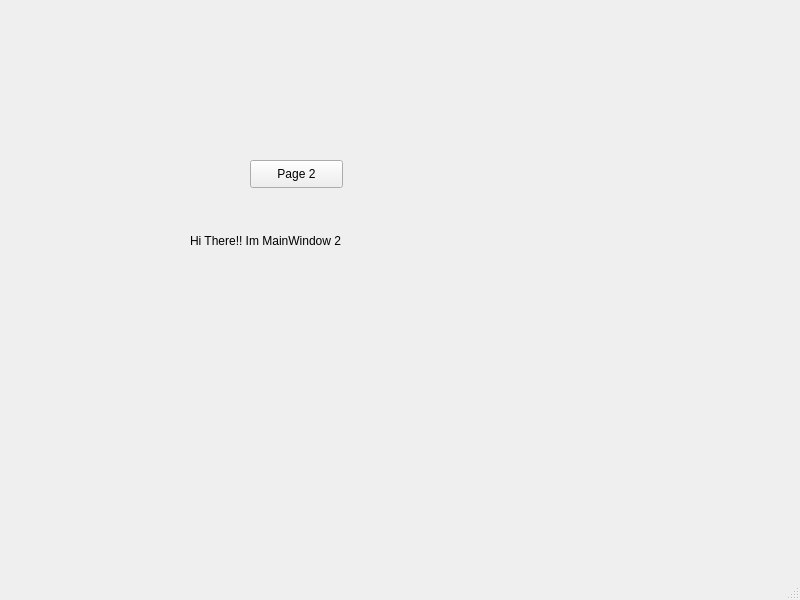
<?xml version="1.0" encoding="UTF-8"?>
<ui version="4.0">
 <class>MainWindow2</class>
 <widget class="QMainWindow" name="MainWindow2">
  <property name="geometry">
   <rect>
    <x>0</x>
    <y>0</y>
    <width>800</width>
    <height>600</height>
   </rect>
  </property>
  <property name="windowTitle">
   <string>MainWindow</string>
  </property>
  <widget class="QWidget" name="centralwidget">
   <widget class="QLabel" name="label">
    <property name="geometry">
     <rect>
      <x>190</x>
      <y>140</y>
      <width>411</width>
      <height>201</height>
     </rect>
    </property>
    <property name="text">
     <string>Hi There!! Im MainWindow 2</string>
    </property>
   </widget>
   <widget class="QStackedWidget" name="stackedWidget">
    <property name="geometry">
     <rect>
      <x>10</x>
      <y>10</y>
      <width>781</width>
      <height>521</height>
     </rect>
    </property>
    <property name="currentIndex">
     <number>1</number>
    </property>
    <widget class="QWidget" name="page">
     <widget class="QPushButton" name="hitme">
      <property name="geometry">
       <rect>
        <x>100</x>
        <y>230</y>
        <width>93</width>
        <height>28</height>
       </rect>
      </property>
      <property name="text">
       <string>Hit Me</string>
      </property>
     </widget>
    </widget>
    <widget class="QWidget" name="page_2">
     <widget class="QPushButton" name="pushButton">
      <property name="geometry">
       <rect>
        <x>240</x>
        <y>150</y>
        <width>93</width>
        <height>28</height>
       </rect>
      </property>
      <property name="text">
       <string>Page 2</string>
      </property>
     </widget>
    </widget>
   </widget>
  </widget>
  <widget class="QMenuBar" name="menubar">
   <property name="geometry">
    <rect>
     <x>0</x>
     <y>0</y>
     <width>800</width>
     <height>26</height>
    </rect>
   </property>
  </widget>
  <widget class="QStatusBar" name="statusbar"/>
 </widget>
 <resources/>
 <connections/>
</ui>
